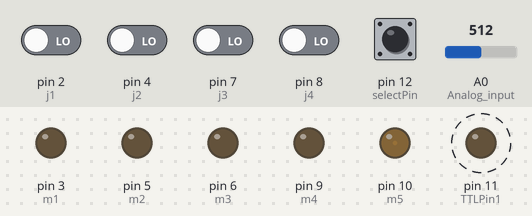
A sketch run on a simulated Arduino Uno, built with avr-gcc and run on an emulated ATmega328P. Parts: output pins drawn as LEDs (lit = HIGH). Dashed ring = blinking. The test bench sets the inputs (shaded band); at power-on: pin 2 (j1), pin 4 (j2), pin 7 (j3), pin 8 (j4), pin 12 (selectPin) LOW, A0 (Analog_input) = 512.

Above: at 1.2 s.
1.3 s: pin 12 (selectPin) pulled HIGH for 1 s
At 3.8 s:
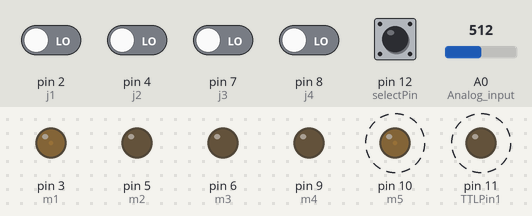
4.5 s: pin 2 (j1) driven HIGH and pin 12 (selectPin) driven HIGH
At 5.8 s:
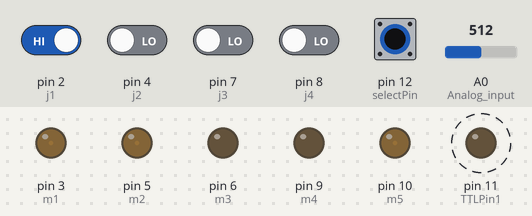
7.5 s: pin 4 (j2) driven HIGH
At 9.04 s:
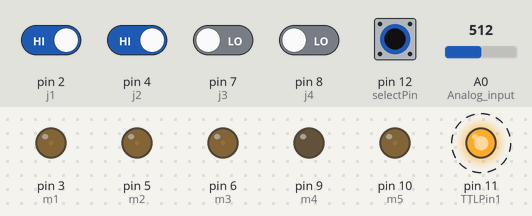
10.5 s: pin 7 (j3) driven HIGH
At 12.04 s:
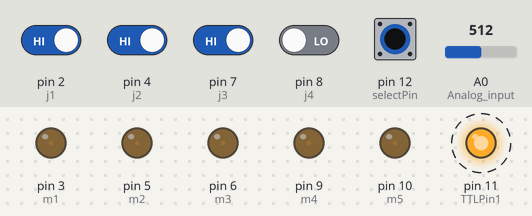
Timing chart, 0 to 14.5 s (numbered marks = the images above; inputs shaded):
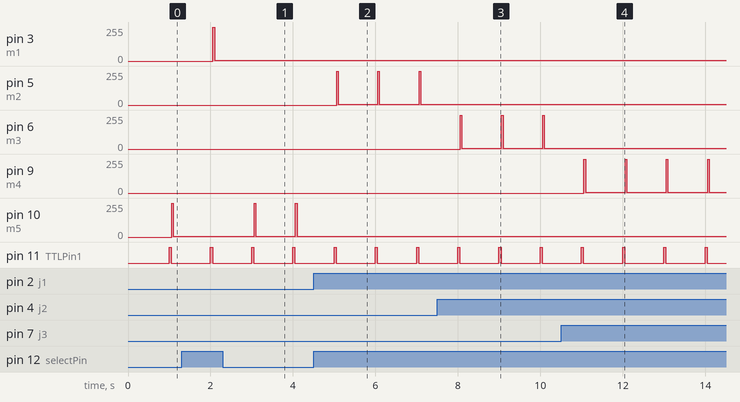

The sketch:

whiskerStim_old.ino
```cpp
/* Program to run the whisker stimulator off the Arduino. Pulses are sent
to a particular magnet selected by a joystick. The pulse frequency can be
altered by rotating a potentiometer. Able to switch between 4-magnet and
single-magnet modes.
*/

// Pins for each magnet
const int m1 =  3;
const int m2 =  5;
const int m3 = 6;
const int m4 = 9;
const int m5 = 10;

// Pins for joystick
// Joystick is aligned when m1 is facing up
const int j1 = 2; // up, green, corresponds to m1
const int j2 = 4; // right, blue, corresponds to m2
const int j3 = 7; // down, white, corresponds to m3
const int j4 = 8; // left, yellow, corresponds to m4

// Pin for single magnet/4 magnet select switch
const int selectPin = 12;

// Pin for TTL out
const int TTLPin1 = 11; // Digital TX p

// main variables
float currentTime; // Variable to check current time (ms)
float previousTime = 0; // Variable compared against currentTime
                        // to decide whether to send pulse
float pulseTimes; // Variable to store time of each pulse start(ms)
float pulseTimee; // Variable to store time of each pulse end (ms)

float startTime;

void setup() {
  Serial.begin(9600);
  // initialize the magnet pins as outputs:
  pinMode(m1, OUTPUT);
  pinMode(m2, OUTPUT);
  pinMode(m3, OUTPUT);
  pinMode(m4, OUTPUT);
  pinMode(m5, OUTPUT);

  pinMode(A0, INPUT); // Analog input, reads voltage from potentiometer

  // initialize the joystick pins as inputs:
  pinMode(j1, INPUT);
  pinMode(j2, INPUT);
  pinMode(j3, INPUT);
  pinMode(j4, INPUT);

  pinMode(selectPin, INPUT);
  pinMode(TTLPin1, OUTPUT);

}

int mag; // variable to store current magnet to pulse
int lastmag; // variable to store the previous magnet that was pulsed

void loop(){

int selectMode = digitalRead(selectPin);
if(selectMode == HIGH){
lastmag = mag;
mag = readJoystick(); // Determine which magnet to pulse from joystick
} else{
 mag = m5;
}
//Serial.print("Magnet "); Serial.print(mag); Serial.print(" selected");

int Aval = analogRead(A0); // Get voltage across potentiometer

// returns value between 0 to 1023
float interval = 1000000; //50+Aval-(0.2*Aval); // Scale value to desired frequency range (~1 to 20Hz)
//Serial.print("interval "); Serial.println(interval);

currentTime = micros();
//Serial.print("currentTime "); Serial.println(currentTime);
//Serial.print("time diff "); Serial.println(currentTime - previousTime);
if(currentTime - previousTime >= interval-650){
  // If enough time has elapsed, send pulse to mag
//    pulseTimes = millis();
//    Serial.print("pulseTime "); Serial.println(pulseTimes);
    pulse(mag);
  //  pulseTimee = millis();
    //Serial.print("pulseTime "); Serial.println(pulseTimee);

    previousTime = currentTime;
  //  Serial.print("previousTime "); Serial.println(previousTime);
  //  delay(30);
}

//float freq = 1000/interval; // pulse frequency in Hz
//Serial.print(" at frequency "); Serial.print(freq); Serial.println(" Hz"); // Display frequency
}

// Reads the direction of the joy stick and sets the corresponding
// magnet as the one to pulse. If nothing is selected, return
// the previously selected magnet
int readJoystick(){
  int j1State = digitalRead(j1);
  int j2State = digitalRead(j2);
  int j3State = digitalRead(j3);
  int j4State = digitalRead(j4);

  if(j1State==LOW){
    return m1;
  }
  else if(j2State==LOW){
    return m2;
  }
  else if(j3State==LOW){
    return m3;
  }
  else if(j4State==LOW){
    return m4;
  }
  else{
    // If nothing has been selected, keep pulsing the same magnet
    return lastmag;
  }
}


// Sends a pulse to a magnet
// pulse width = 30 ms
// rise/fall time = 10 ms => max 20Hz
void pulse(int m){
  TTLpulse(TTLPin1); // send TTL pulse at begining each stim
  for(int i = 0; i<250; i+=25){
    analogWrite(m, i);
    delay(1);
  }
  analogWrite(m,255);
  delay(30);
  for(int i = 255; i>0; i-=25){
    analogWrite(m, i);
    delay(1);
  }
}

//Send TTL pulse
void TTLpulse(int ttlpin){
  digitalWrite(ttlpin, HIGH);
  delay(50);
  digitalWrite(ttlpin, LOW);
}
```

Measured:
- after the input at 1.3 s, pin 3 (m1): 0/255 → 5/255 after 0.76 s
- after the input at 4.5 s, pin 5 (m2): 0/255 → 5/255 after 0.56 s; pin 10 (m5): stops changing and stays 5/255
- after the input at 7.5 s, pin 5 (m2): stops changing and stays 5/255; pin 6 (m3): 0/255 → 5/255 after 0.56 s
- after the input at 10.5 s, pin 6 (m3): stops changing and stays 5/255; pin 9 (m4): 0/255 → 5/255 after 0.55 s
- by itself, pin 10 (m5): alternates 255/255 for 0.04 s and 5/255 for 0.96 s
- by itself, pin 11 (TTLPin1): alternates HIGH for 0.05 s and LOW for 0.95 s
